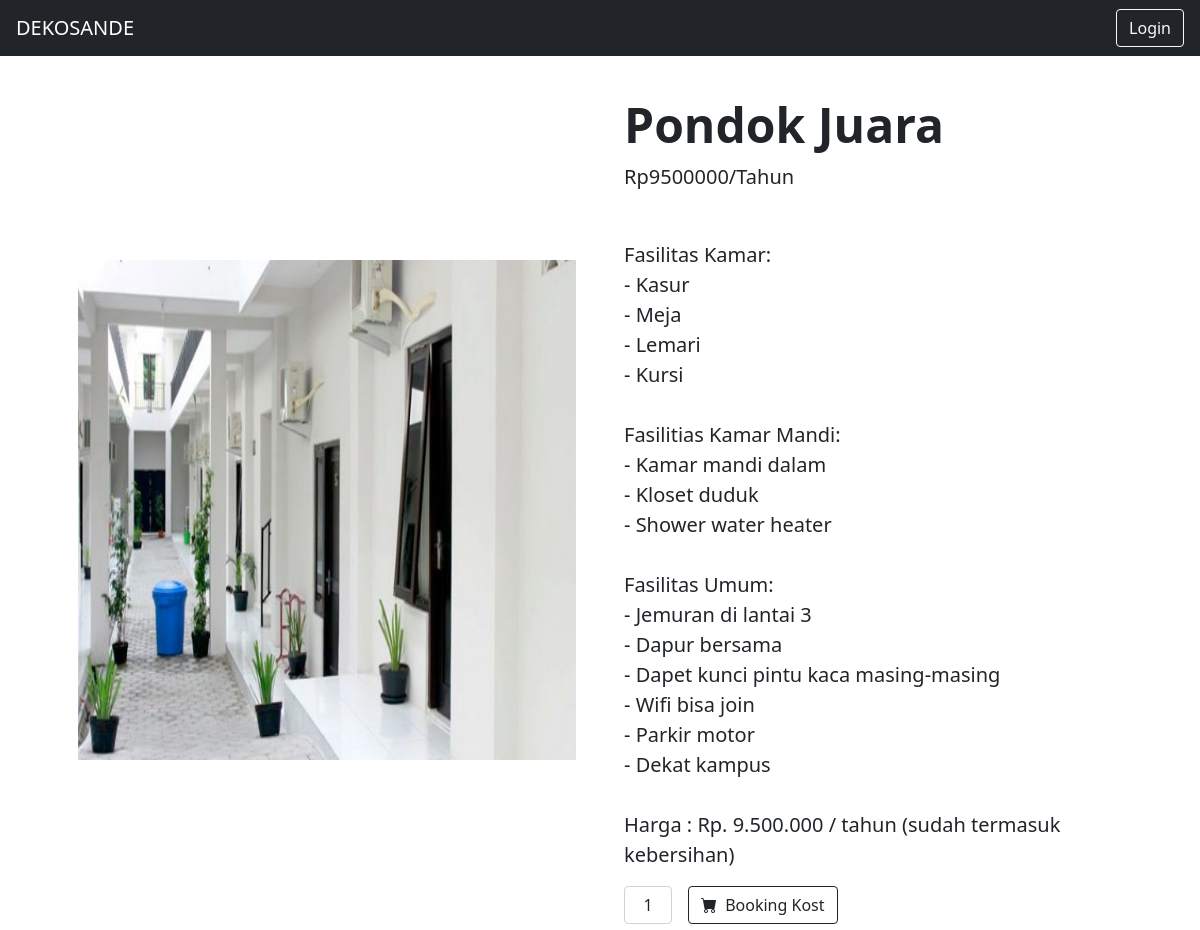
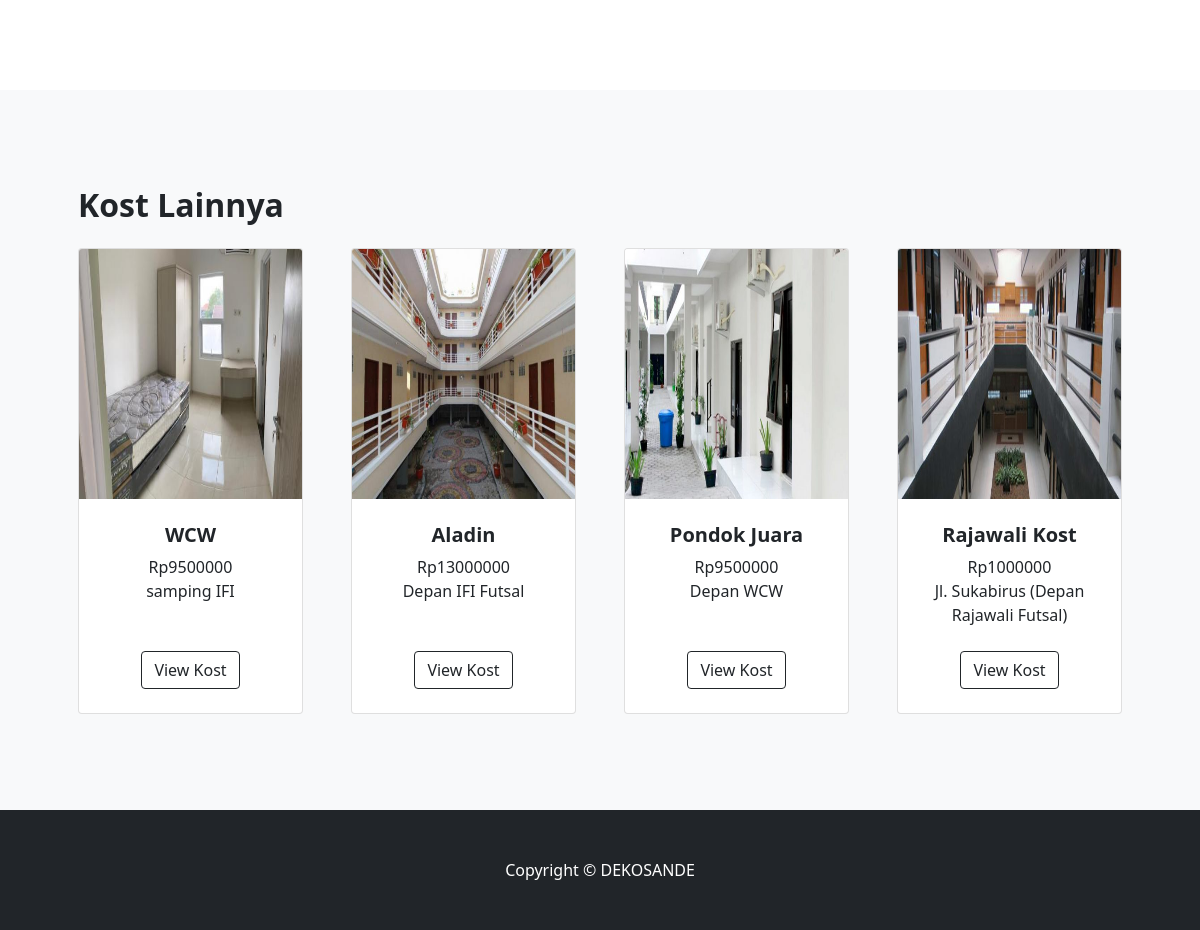
Screenshot of /index.php/KostController/data_kost_id/17 with the database file from the repository (2 pictures, top to bottom).
### tables this page shows
CREATE TABLE `kos` (
  `idKos` int(11) NOT NULL,
  `namaKos` varchar(30) NOT NULL,
  `jenisKos` tinyint(1) NOT NULL,
  `hargaKos` int(8) NOT NULL,
  `alamatKos` varchar(100) NOT NULL,
  `deskripsi` text NOT NULL,
  `nama_file` varchar(50) NOT NULL,
  `NIK` varchar(16) NOT NULL
);

### application/controllers/KostController.php (called while the page is built, shortened)
<?php
class KostController extends CI_Controller {
    public function __construct()
    {
        $this->load->helper('form');
        $this->load->model('KostModel');
    }
    public function data_kost_id($idKos)
    {
        $data['main_view'] = 'KosView';
        $data['user'] = $this->KostModel->getKostbyId($idKos);
        $data['kos'] = $this->KostModel->getAllKost();
        $this->load->view('PageView', $data);
    }
}

### index.php (called while the page is built, shortened)
<?php
require_once BASEPATH.'core/CodeIgniter.php';

### application/models/KostModel.php (called while the page is built, shortened)
<?php
class KostModel extends CI_Model {
    public function getAllKost()
    {
        return $this->db->select('*')
                        ->from('kos')
                        ->get()->result_array();
    }
    public function getKostbyId($idKos)
    {
        $query = $this->db->query("SELECT * FROM kos WHERE idKos= '$idKos' ");
        return $query->row();
    }
}

### application/views/KosView.php (the view, shortened to what this page needs)
<div>
    <section class="py-5">
        <div class="container px-4 px-lg-5 my-5">
            <div class="row gx-4 gx-lg-5 align-items-center">
                <div class="col-md-6" >
                    <img style="height: 500px;" class="d-block w-100" src="<?= base_url('asset/upload/'.$user->nama_file) ?>" alt="First slide">
                </div>
                <div class="col-md-6">
                    <h1 class="display-5 fw-bolder"><?= $user->namaKos ?></h1>
                    <div class="fs-5 mb-5">
                        <span>Rp<?= $user->hargaKos ?>/Tahun</span>
                    </div>
                    <p class="lead"><?= $user->deskripsi?></p>
                    <div class="d-flex">
                        <input class="form-control text-center me-3" id="inputQuantity" type="num" value="1" style="max-width: 3rem" />
                        <button class="btn btn-outline-dark flex-shrink-0" type="button" onclick="document.location.href='<?= site_url('BookingController/input_booking/'.$user->idKos) ?>'">
                            <i class="bi-cart-fill me-1"></i>
                            Booking Kost
                        </button>
                    </div>
                </div>
            </div>
        </div>
    </section>
    <section class="py-5 bg-light">
        <div class="container px-4 px-lg-5 mt-5">
            <h2 class="fw-bolder mb-4">Kost Lainnya</h2>
            <div class="row gx-4 gx-lg-5 row-cols-2 row-cols-md-3 row-cols-xl-4 justify-content-center">
                <?php
                    $i = 1;
                    foreach($kos as $data) {
                        echo '
                            <div class="col mb-5">
                                <div class="card h-100">
                                    <img style="height: 250px;" class="card-img-top" src="'.base_url('asset/upload/'.$data['nama_file']).'" alt="..." />
                                    <div class="card-body p-4">
                                        <div class="text-center">
                                            <h5 class="fw-bolder"> '.$data["namaKos"].' </h5>
                                            Rp'.$data["hargaKos"].'<br>
                                            '.$data["alamatKos"].'
                                        </div>
                                    </div>
                                    <div class="card-footer p-4 pt-0 border-top-0 bg-transparent">
                                        <div class="text-center"><a class="btn btn-outline-dark mt-auto" href="'.site_url('KostController/data_kost_id/'.$data["idKos"]).'">View Kost</a></div>
                                    </div>
                                </div>
                            </div>
                        ';
                        if ($i++ == 4) break;
                    }
                ?>
            </div>
        </div>
    </section>
</div>

### rows the page displays
kos: nama_file (picture), namaKos "Pondok Juara", hargaKos "9500000", deskripsi "Fasilitas Kamar: - Kasur - Meja - Lemari - Kursi Fasilitias Kamar Mandi: - Kamar mandi dalam - Kloset duduk - Shower water heater Fasilitas Umum: - Jemuran di lantai 3 - Dapur bersama - Dapet kunci pintu kaca masing-masing - Wifi bisa join - Parkir motor - Dekat kampus Harga : Rp. 9.500.000 / tahun (sudah termasuk kebersihan)", alamatKos "Depan WCW"
kos: nama_file (picture), namaKos "WCW", hargaKos "9500000", alamatKos "samping IFI"
kos: nama_file (picture), namaKos "Aladin", hargaKos "13000000", alamatKos "Depan IFI Futsal"
kos: nama_file (picture), namaKos "Rajawali Kost", hargaKos "1000000", alamatKos "Jl. Sukabirus (Depan Rajawali Futsal)"
